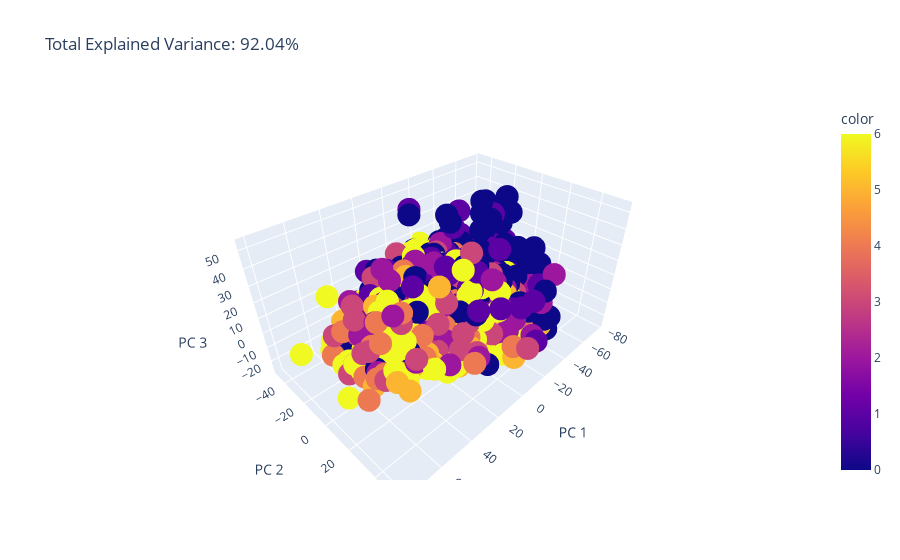

Notebook cell for this chart:
### Code cell
pca = PCA(n_components=3)
components = pca.fit_transform(X)

total_var = pca.explained_variance_ratio_.sum() * 100

fig = px.scatter_3d(
    components, x=0, y=1, z=2, color=X['cannabis'],
    title=f'Total Explained Variance: {total_var:.2f}%',
    labels={'0': 'PC 1', '1': 'PC 2', '2': 'PC 3'}
)
fig.show()

### Figure 1 — Plotly figure (JSON) as saved in the notebook; plotly's stock layout.template omitted (floating-point values rounded to 4 significant figures; data arrays with more than 128 entries replaced by an {"elided": "..."} marker saying what was removed)
{"data": [{"hovertemplate": "PC 1=%{x}<br>PC 2=%{y}<br>PC 3=%{z}<br>color=%{marker.color}<extra></extra>", "legendgroup": "", "marker": {"color": {"elided": "1869 int values"}, "coloraxis": "coloraxis", "symbol": "circle"}, "mode": "markers", "name": "", "scene": "scene", "showlegend": false, "type": "scatter3d", "x": {"elided": "1869 float values"}, "y": {"elided": "1869 float values"}, "z": {"elided": "1869 float values"}}], "layout": {"coloraxis": {"colorbar": {"title": {"text": "color"}}, "colorscale": [[0, "#0d0887"], [0.1111, "#46039f"], [0.2222, "#7201a8"], [0.3333, "#9c179e"], [0.4444, "#bd3786"], [0.5556, "#d8576b"], [0.6667, "#ed7953"], [0.7778, "#fb9f3a"], [0.8889, "#fdca26"], [1, "#f0f921"]]}, "legend": {"tracegroupgap": 0}, "scene": {"domain": {"x": [0, 1], "y": [0, 1]}, "xaxis": {"title": {"text": "PC 1"}}, "yaxis": {"title": {"text": "PC 2"}}, "zaxis": {"title": {"text": "PC 3"}}}, "title": {"text": "Total Explained Variance: 92.04%"}}}
